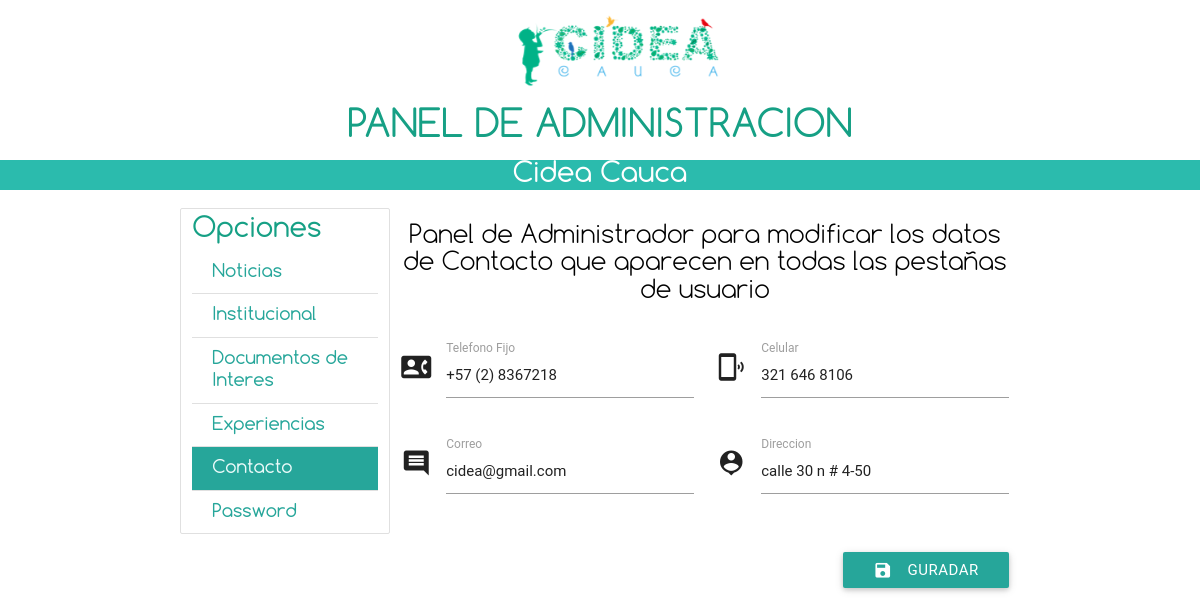
Page /admin_contacto.php on the committed database.
### tables this page shows
CREATE TABLE IF NOT EXISTS `contacto` (
`idContacto` int(11) NOT NULL,
  `item` varchar(11) NOT NULL,
  `descripcion` varchar(22) NOT NULL
);

### models/ContactoDao.php (called while the page is built, shortened)
<?php
class ContactoDao {
    function createValueObject() {
          return new Contacto();
    }
    function getObject(&$conn, $idContacto) {
          $valueObject = $this->createValueObject();
          $valueObject->setIdContacto($idContacto);
          $this->load($conn, $valueObject);
          return $valueObject;
    }
    function load(&$conn, &$valueObject) {
          $sql = "SELECT * FROM contacto WHERE (idContacto = ".$valueObject->getIdContacto().") ";
          if ($this->singleQuery($conn, $sql, $valueObject))
               return true;
          else
               return false;
    }
    function singleQuery(&$conn, &$sql, &$valueObject) {
          $result = $conn->execute($sql);
          if ($row = $conn->nextRow($result)) {
                   $valueObject->setIdContacto($row[0]);
                   $valueObject->setItem($row[1]);
                   $valueObject->setDescripcion($row[2]);
          } else {
               return false;
          }
          return true;
    }
}
?>

### models/Contacto.php (called while the page is built, shortened)
<?php
class Contacto {
    var $idContacto;
    var $descripcion;
    function getIdContacto() {
          return $this->idContacto;
    }
    function setIdContacto($idContactoIn) {
          $this->idContacto = $idContactoIn;
    }
    function getDescripcion() {
          return $this->descripcion;
    }
    function setDescripcion($descripcionIn) {
          $this->descripcion = $descripcionIn;
    }
}
?>

### models/Datasource.php (called while the page is built, shortened)
<?php
class Datasource {
        var $dbLink;
       function Datasource($dbHost, $dbName, $dbuser, $dbpasswd) {
                $this->dbLink = mysql_connect ($dbHost, $dbuser, $dbpasswd);
  }
        function execute($sql) {
                $result = mysql_query($sql, $this->dbLink);
                return $result;
        }
        function nextRow ($result) {
                $row = mysql_fetch_array($result);
                return $row;
        }
        function checkErrors($sql) {
                $err=mysql_error();
                $errno=mysql_errno();
                if($errno) {
                        $message = "The following SQL command ".$sql." caused Database error: ".$err.".";
                        print "Unrecowerable error has occurred. All data will be logged.";
                        print "Please contact System Administrator for help! \n";
                        print " ".$message." \n";
                        exit;
                } else {
                        return;
                }
        }
}
?>

### admin_contacto.php (the view, shortened to what this page needs)
<!DOCTYPE html>
  <html>
    <head>
      	<link type="text/css" rel="stylesheet" href="css/materialize.min.css"  media="screen,projection"/>
      	<link type="text/css" rel="stylesheet" href="css/estilos.css"  media="screen,projection"/>
    </head>
<body>
  <div class="center-align">
    <img width="20%" src="images/cidea.png">
    <h5 class="titulo1">PANEL DE ADMINISTRACION</h5>
  </div>
  <div class="degradado center-align ">
    <h5 class="titulo2-blanco">Cidea Cauca</h5>
  </div>
<div class="row container">
  <div class="collection col s3 hide-on-med-and-down">
    <a class="collection-header titulo2">Opciones</a>
    <a href="admin_noticias.php" class="collection-item titulo4">Noticias</a>
    <a href="admin_institucional.php" class="collection-item titulo4">Institucional</a>
    <a href="admin_documentos.php" class="collection-item titulo4">Documentos de Interes</a>
    <a href="admin_experiencias.php" class="collection-item titulo4">Experiencias</a>
    <a href="admin_contacto.php" class="collection-item titulo4 active">Contacto</a>
    <a href="admin_user.php" class="collection-item titulo4">Password</a>
  </div>
<div class="col s12 m12 l9" style="margin-top:10px">
  <h5 class="contenido2 center-align">Panel de Administrador para modificar los datos de Contacto que aparecen en todas las pestañas de usuario</h5>
  <br>
  <?php
    include_once("models/Datasource.php");
    include_once("models/ContactoDao.php");
    include_once("models/Contacto.php");
    include_once("models/Variables.php");
    $conn=new Datasource($dbhost,$dbName,$dbUser,$dbPassword);
    $contactdao=new ContactoDao();
    $fijo=$contactdao->getObject($conn,1);
    $celular=$contactdao->getObject($conn,2);
    $correo=$contactdao->getObject($conn,3);
    $direccion=$contactdao->getObject($conn,4);
  ?>
    <form method='POST' action='controllers/cambiar_contacto.php'>
      <div class="row">
        <div class="input-field col s12 m6 l6">
          <i class="material-icons prefix">contact_phone</i>
          <input name="fijo" id="icon_prefix" type="text" class="validate" value="<?php echo($fijo->getDescripcion()); ?>">
          <label for="icon_prefix" class="active">Telefono Fijo</label>
        </div>
        <div class="input-field col s12 m6 l6">
          <i class="material-icons prefix">phonelink_ring</i>
          <input name="celular" id="icon_telephone" type="tel" class="validate" value="<?php echo($celular->getDescripcion()); ?>">
          <label for="icon_telephone" class="active">Celular</label>
        </div>
      </div>
      <div class="row">
        <div class="input-field col s12 m6 l6">
          <i class="material-icons prefix">comment</i>
          <input name="correo" id="email" type="email" class="validate" value="<?php echo($correo->getDescripcion()); ?>">
          <label for="email" data-error="correo@ejemplo.com" data-success="Correo Correcto" class="active">Correo</label>
        </div>
        <div class="input-field col s12 m6 l6">
          <i class="material-icons prefix">person_pin</i>
          <input name="direccion" id="icon_telephone" type="text" class="validate" value="<?php echo($direccion->getDescripcion()); ?>">
          <label for="icon_telephone" class="active">Direccion</label>
        </div>
      </div>
      <br>
        <button type="submit" class="waves-effect waves-light right btn"><i class="material-icons left">save</i>Guradar</button>
    </form>
</div>
 </body>
</html>

### css/estilos.css (style rules this page uses)
body { background:#fff; }
.titulo1 { font-family: tittle-text-regular; color:#16a085; font-size: 38px; }
.titulo2 { font-family: tittle-text-regular; color:#16a085; font-size: 28px; }
.titulo4 { font-family: tittle-text-regular; color:#16a085; font-size: 18px; }
.titulo2-blanco { font-family: tittle-text-regular; color:#fff; font-size: 28px; }
.contenido2 { font-family: normal-text; color:#000; font-size: 25px; }
.degradado { background: #2BBBAD !important; }

### rows in the picture
contacto: fijo "+57 (2) 8367218"
contacto: celular "321 646 8106"
contacto: correo "cidea@gmail.com"
contacto: direccion "calle 30 n # 4-50"
